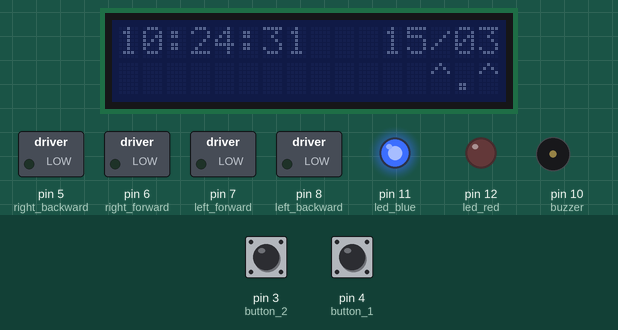
Recording of a sketch running on a simulated Arduino Uno, built with avr-gcc and run on an emulated ATmega328P. Parts: 16×2 character LCD, switched loads named in the sketch (green lamp = pin HIGH), output pins drawn as LEDs (lit = HIGH), buzzer (waves = sounding, pin HIGH). Wiring (inferred from the names in the program): DS1307 clock at I2C address 0x68. The inputs (shaded band) are chosen by the test bench; at power-on: pin 3 (button_2) HIGH, pin 4 (button_1) HIGH. The local clock reads 2024-03-15 10:24:30 at power-on unless the sketch sets it; random numbers use the default seed unless the sketch sets one; EEPROM starts erased; what the sketch prints to the serial monitor is not drawn.

Above: at 1.2 s.
1.3 s: pin 3 (button_2) pulled LOW for 0.15 s
At 2.9 s:
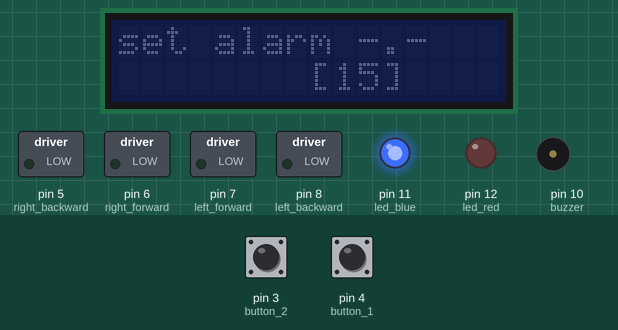
3.4 s: pin 3 (button_2) pulled LOW for 1 s
At 3.67 s:
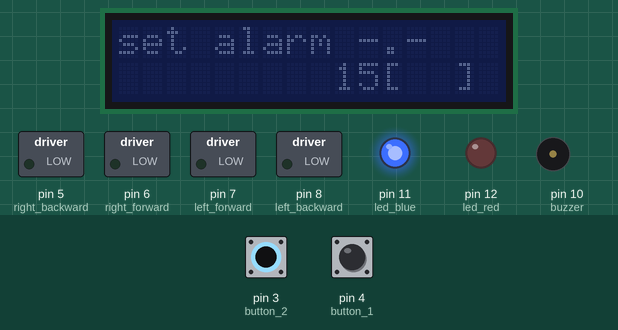
5.9 s: pin 4 (button_1) pulled LOW for 1 s
At 7.8 s:
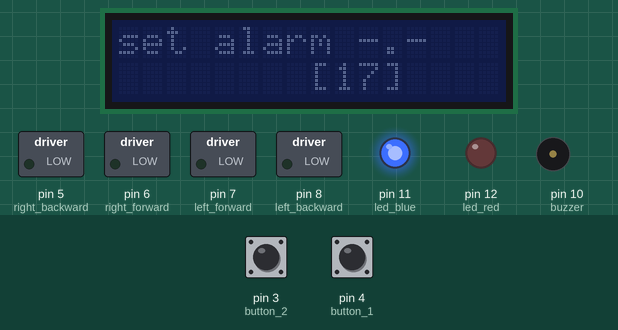
8.7 s: pin 4 (button_1) pulled LOW for 0.15 s
At 10.5 s:
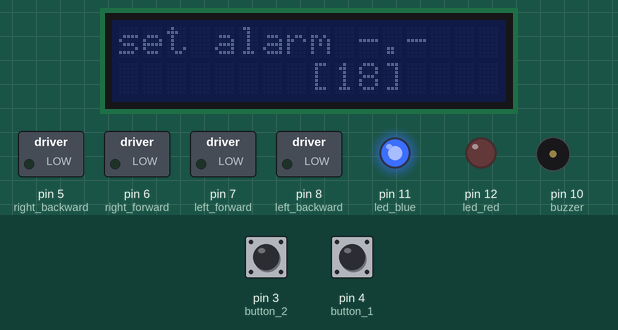
10.8 s: pin 3 (button_2) driven LOW and pin 4 (button_1) driven LOW
At 13.32 s:
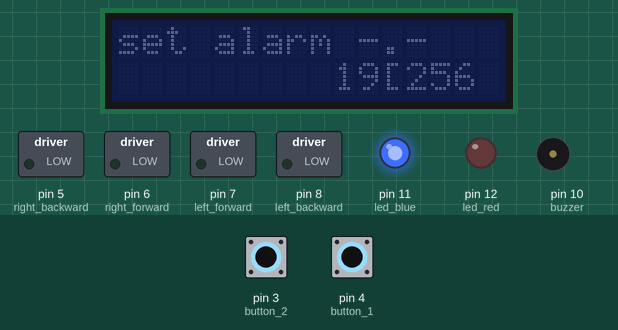
13.8 s: pin 3 (button_2) driven HIGH
At 14.8 s:
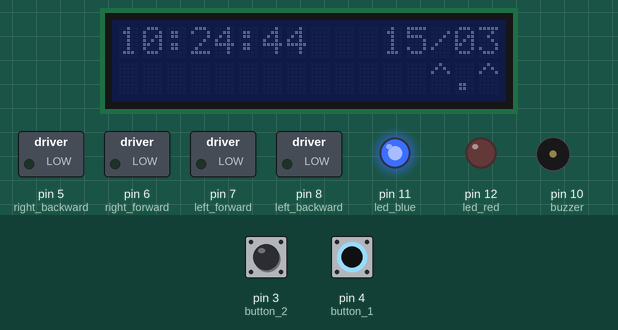
Timing chart, 0 to 16.8 s (numbered marks = the images above; inputs shaded):
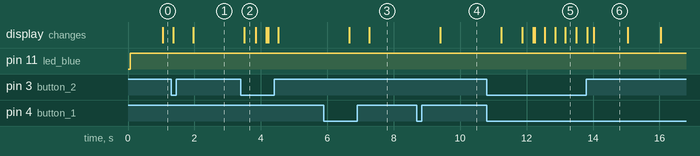

The sketch:

baothuc.ino
```cpp
// https://wokwi.com/projects/399424216918261761

// setup music
#include "pitches.h"
#include <EEPROM.h>
#define HOUR_ADRESS 0
#define MINUTE_ADRESS 1
#define ENABLE_ADRESS 2

typedef struct Alarm{
  bool enable ;
  byte hour_alarm ;
  byte minute_alarm ;
}Alarm ;


Alarm readAlarmEEPROM(){
  Alarm  alarm ;
    alarm.enable = EEPROM.read(ENABLE_ADRESS) ;
    alarm.hour_alarm = EEPROM.read(HOUR_ADRESS);
    alarm.minute_alarm = EEPROM.read(MINUTE_ADRESS);
    return alarm;
}


// Define pin 10 for buzzer, you can use any other digital pins (Pin 0-13)
 int buzzer = 10;

// Change to 0.5 for a slower version of the song, 1.25 for a faster version
const float songSpeed = 1.0;

// Defining frequency of each music note
#define NOTE_C4 262
#define NOTE_D4 294
#define NOTE_E4 330
#define NOTE_F4 349
#define NOTE_G4 392
#define NOTE_A4 440
#define NOTE_B4 494
#define NOTE_C5 523
#define NOTE_D5 587
#define NOTE_E5 659
#define NOTE_F5 698
#define NOTE_G5 784
#define NOTE_A5 880
#define NOTE_B5 988

// Music notes of the song, 0 is a rest/pulse
int notes[] = {
    NOTE_E4, NOTE_G4, NOTE_A4, NOTE_A4, 0,
    NOTE_A4, NOTE_B4, NOTE_C5, NOTE_C5, 0,
    NOTE_C5, NOTE_D5, NOTE_B4, NOTE_B4, 0,
    NOTE_A4, NOTE_G4, NOTE_A4, 0,

    NOTE_E4, NOTE_G4, NOTE_A4, NOTE_A4, 0,
    NOTE_A4, NOTE_B4, NOTE_C5, NOTE_C5, 0,
    NOTE_C5, NOTE_D5, NOTE_B4, NOTE_B4, 0,
    NOTE_A4, NOTE_G4, NOTE_A4, 0,

    NOTE_E4, NOTE_G4, NOTE_A4, NOTE_A4, 0,
    NOTE_A4, NOTE_C5, NOTE_D5, NOTE_D5, 0,
    NOTE_D5, NOTE_E5, NOTE_F5, NOTE_F5, 0,
    NOTE_E5, NOTE_D5, NOTE_E5, NOTE_A4, 0,

    NOTE_A4, NOTE_B4, NOTE_C5, NOTE_C5, 0,
    NOTE_D5, NOTE_E5, NOTE_A4, 0,
    NOTE_A4, NOTE_C5, NOTE_B4, NOTE_B4, 0,
    NOTE_C5, NOTE_A4, NOTE_B4, 0,

    NOTE_A4, NOTE_A4,
    //Repeat of first part
    NOTE_A4, NOTE_B4, NOTE_C5, NOTE_C5, 0,
    NOTE_C5, NOTE_D5, NOTE_B4, NOTE_B4, 0,
    NOTE_A4, NOTE_G4, NOTE_A4, 0,

    NOTE_E4, NOTE_G4, NOTE_A4, NOTE_A4, 0,
    NOTE_A4, NOTE_B4, NOTE_C5, NOTE_C5, 0,
    NOTE_C5, NOTE_D5, NOTE_B4, NOTE_B4, 0,
    NOTE_A4, NOTE_G4, NOTE_A4, 0,

    NOTE_E4, NOTE_G4, NOTE_A4, NOTE_A4, 0,
    NOTE_A4, NOTE_C5, NOTE_D5, NOTE_D5, 0,
    NOTE_D5, NOTE_E5, NOTE_F5, NOTE_F5, 0,
    NOTE_E5, NOTE_D5, NOTE_E5, NOTE_A4, 0,

    NOTE_A4, NOTE_B4, NOTE_C5, NOTE_C5, 0,
    NOTE_D5, NOTE_E5, NOTE_A4, 0,
    NOTE_A4, NOTE_C5, NOTE_B4, NOTE_B4, 0,
    NOTE_C5, NOTE_A4, NOTE_B4, 0,
    //End of Repeat

    NOTE_E5, 0, 0, NOTE_F5, 0, 0,
    NOTE_E5, NOTE_E5, 0, NOTE_G5, 0, NOTE_E5, NOTE_D5, 0, 0,
    NOTE_D5, 0, 0, NOTE_C5, 0, 0,
    NOTE_B4, NOTE_C5, 0, NOTE_B4, 0, NOTE_A4,

    NOTE_E5, 0, 0, NOTE_F5, 0, 0,
    NOTE_E5, NOTE_E5, 0, NOTE_G5, 0, NOTE_E5, NOTE_D5, 0, 0,
    NOTE_D5, 0, 0, NOTE_C5, 0, 0,
    NOTE_B4, NOTE_C5, 0, NOTE_B4, 0, NOTE_A4};

// Durations (in ms) of each music note of the song
// Quarter Note is 250 ms when songSpeed = 1.0
int durations[] = {
    125, 125, 250, 125, 125,
    125, 125, 250, 125, 125,
    125, 125, 250, 125, 125,
    125, 125, 375, 125,

    125, 125, 250, 125, 125,
    125, 125, 250, 125, 125,
    125, 125, 250, 125, 125,
    125, 125, 375, 125,

    125, 125, 250, 125, 125,
    125, 125, 250, 125, 125,
    125, 125, 250, 125, 125,
    125, 125, 125, 250, 125,

    125, 125, 250, 125, 125,
    250, 125, 250, 125,
    125, 125, 250, 125, 125,
    125, 125, 375, 375,

    250, 125,
    //Rpeat of First Part
    125, 125, 250, 125, 125,
    125, 125, 250, 125, 125,
    125, 125, 375, 125,

    125, 125, 250, 125, 125,
    125, 125, 250, 125, 125,
    125, 125, 250, 125, 125,
    125, 125, 375, 125,

    125, 125, 250, 125, 125,
    125, 125, 250, 125, 125,
    125, 125, 250, 125, 125,
    125, 125, 125, 250, 125,

    125, 125, 250, 125, 125,
    250, 125, 250, 125,
    125, 125, 250, 125, 125,
    125, 125, 375, 375,
    //End of Repeat

    250, 125, 375, 250, 125, 375,
    125, 125, 125, 125, 125, 125, 125, 125, 375,
    250, 125, 375, 250, 125, 375,
    125, 125, 125, 125, 125, 500,

    250, 125, 375, 250, 125, 375,
    125, 125, 125, 125, 125, 125, 125, 125, 375,
    250, 125, 375, 250, 125, 375,
    125, 125, 125, 125, 125, 500};
#include<Wire.h>
#include <LiquidCrystal_I2C.h>

//#include "sound.h"

LiquidCrystal_I2C lcd(0x27, 16, 2); // Địa chỉ I2C là 0x27, 16 cột và 2 hàng

/* Địa chỉ của DS1307 */
const byte DS1307 = 0x68;
/* Số byte dữ liệu sẽ đọc từ DS1307 */
const byte NumberOfFields = 7;

/* khai báo các biến thời gian */
int second, minute, hour, day, wday, month, year;

const int right_forward = 6 ;
const int right_backward = 5 ;
const int left_forward = 7 ;
const int left_backward = 8 ;
const int led_blue = 11  ;
const int led_red = 12 ;


int hour_main  ;
int minute_main ;

const int button_1 = 4  ;
const int button_2 = 3 ;
const int button_3 = 2 ;


int check ;

 Alarm alarm ;
void setup(){
Serial.begin(9600);
  alarm = readAlarmEEPROM();
  Serial.println("infor");
  Serial.println(alarm.enable);
  Serial.println(alarm.hour_alarm);
  Serial.println(alarm.minute_alarm);

  if ( alarm.enable == 1 ){
    hour_main = alarm.hour_alarm ;
    minute_main = alarm.minute_alarm;
  }
  //if ( hour_main ==  255)hour_main = 48 ;
  Wire.begin();
  /* cài đặt thời gian cho module */
  //setTime(12, 27 , 25, 7, 2, 6, 24); // 12:30:45 CN 08-02-2015


  pinMode(right_forward , OUTPUT);
  pinMode(left_forward , OUTPUT);
  pinMode(right_backward , OUTPUT);
  pinMode(left_backward , OUTPUT);
  pinMode(led_blue , OUTPUT);
  pinMode(led_red, OUTPUT);
  pinMode(buzzer, OUTPUT);

  lcd.init();

  pinMode(button_3, INPUT_PULLUP);
  pinMode(button_2, INPUT_PULLUP);
  pinMode(button_1 , INPUT_PULLUP);

  pinMode(led_blue, OUTPUT);
  check = 0 ;
  //Serial.println(hour_main);

}
// layout

class Status {
  //setup();
  public:
  void normal();
  void getup_status1();
  void getup_status2();
  void Alarm(int x, int y);
  void mode();
};


void Status::normal(){
  stop();
  lcd.noBacklight();
  XY(0, 0);  // Di chuyển con trỏ đến vị trí (0, 0)
  if ( hour < 10 ){
    lcd.print(0);
    XY(1,0);
  }
  lcd.print(hour);
  XY(2,0);
  lcd.print(":");
  XY(3,0);
  if(minute < 10 ){
    lcd.print(0);
    XY(4, 0);}
  lcd.print(minute);
  XY(5,0);
  lcd.print(":");
  XY(6, 0);
  if(second < 10 ){
    lcd.print(0);
    XY(7, 0);}
  lcd.print(second);

  int location = 11;
  XY(location,0);
  if(day < 10 ){
    lcd.print(0);
    XY(location+1, 0);}
  lcd.print(day);
  XY(location+2,0);
  lcd.print("/");
  XY(location+3,0);
  if(month < 10 ){
    lcd.print(0);
    XY(location+4, 0);}
  lcd.print(month);
  XY(location+5,0);


}


void Status::getup_status1(){

  lcd.backlight();
  XY(0, 1);
  lcd.print("                ");
  XY(4, 1);
  lcd.print("GET UP !!!");
  sound();
  /*digitalWrite(buzzer, 1);
    GO(0);
    stop();
    GO(1);
    stop();
    GO(-1);
    stop();*/
}

void Status::getup_status2(){
  //sound();
  lcd.backlight();
  lcd.print("                ");
  XY(0, 1);
  lcd.print("Have a good day! ");
  delay(2000);
  XY(0, 1);
  lcd.print("                ");

}

void Status::Alarm(int x, int y){
  XY(x,y);
  lcd.print("                           ");
  lcd.print("Alarm  ");

  int location = 7  ;
  XY( location, 1);
  if ( hour_main < 10){
    lcd.print(0);
    XY(location + 1, 1);
  }
  lcd.print(hour_main);
  XY(location+ 2, 1);
  lcd.print(":");
  XY(location + 3, 1);
  if ( minute_main < 10){
    lcd.print(0);
    XY(location+4, 1);

  }
  lcd.print(minute_main);
}

void Status::mode(){
  XY(0,0);
  lcd.print("                ");
  XY(0,1);
  lcd.print("                ");
  int time =  300 ;
  XY(0,0);
  lcd.print("set alarm -.-");
  XY(1,1);
  //if ( hour_main != 255 ){
  int hour= hour_main; int minute= minute_main;
  int hour_location = 9 ; int minute_location = 12 ;
    XY(hour_location-1, 1 );
    lcd.print("[");
    XY(hour_location+2, 1);
    lcd.print("]");
  while(true){
    delay(time);
    if ( hour < 10 ){
      XY(hour_location , 1);
      lcd.print(" ");
      XY(hour_location+1, 1);
    }else XY(hour_location , 1);
    if ( hour != 255)lcd.print(hour);else lcd.print("  ");
    if ( minute < 10 ){
      XY(minute_location , 1);
      lcd.print(0);
      XY(minute_location+1, 1);
    }else XY(minute_location , 1);;
    if ( minute != 255)lcd.print(minute);else lcd.print("  ");
    if(digitalRead(button_1) == 0){
      hour++;
      delay(time);
      }
    if(digitalRead(button_2) == 0)break ;
    hour = hour % 24 ;
  }
  XY(hour_location-1, 1 );
  lcd.print(" ");
  XY(hour_location+2, 1);
  lcd.print(" ");
  XY(minute_location-1, 1 );
  lcd.print("[");
  XY(minute_location+2, 1);
  lcd.print("]");
  while(true){
    delay(time);
    if ( minute < 10 ){
      XY(minute_location , 1);
      lcd.print(0);
      XY(minute_location+1, 1);
    }else XY(minute_location , 1);;
    if ( minute != 255)lcd.print(minute);else lcd.print("  ");
    if(digitalRead(button_1) == 0){
      minute++;
      delay(time);
    }
    if(digitalRead(button_2) == 0){
      break;
    }
    minute = minute % 60 ;
  }
  hour_main = hour ;
  minute_main = minute;
  XY(0,0);
  lcd.print("                ");
  XY(0,1);
  lcd.print("                ");
  if ( hour_main != 225 && minute_main != 225 ){
    byte h = hour ;
    byte m = minute ;
    //alarm.hour_alarm = h ;
    //alarm.minute_alarm = m ;
    EEPROM.write(HOUR_ADRESS , h);
    EEPROM.write(MINUTE_ADRESS , m);
  }
  delay(time);
//}
}

void loop(){
  Status status ;
  if ( digitalRead(button_2) == 1){digitalWrite(led_blue,1);}

  if( digitalRead(button_2) == 0)status.mode();
  if (minute!= minute_main && check == 2){
    check =0 ;
    XY(0, 1);
  }

    /* Đọc dữ liệu của DS1307 */
  readDS1307();

  status.normal();

  XY(13 , 1 );
  lcd.print("^.^");
  if ( hour == hour_main && minute == minute_main  && check == 0){
    check = 1;
    while( check == 1){
      status.getup_status1();

    if ( digitalRead(button_3) == 0 ){
      status.getup_status2();
      check = 2;
    }
    }
  }

}


void XY( int x , int y){
  lcd.setCursor(x, y);
}

// *** motor driver

void stop(){
  digitalWrite(right_backward,0);
  digitalWrite(right_forward, 0);
  digitalWrite(left_backward,0);
  digitalWrite(left_forward, 0);
}

void right(){
  digitalWrite(right_forward,1);
  digitalWrite(right_backward, 0);
  digitalWrite(left_forward,0);
  digitalWrite(left_backward, 0);
}

void left(){
  digitalWrite(right_forward,0);
  digitalWrite(right_backward, 0);
  digitalWrite(left_forward,1);
  digitalWrite(left_backward, 0);

}

void forward(){
  digitalWrite(right_forward,1);
  digitalWrite(right_backward, 0);
  digitalWrite(left_forward,1);
  digitalWrite(left_backward, 0);

}

void GO( int x ){
  digitalWrite(buzzer,1);
  int time = 500 ;
  if ( x == 0 ){
    digitalWrite(right_forward,1);
    digitalWrite(right_backward, 0);
    digitalWrite(left_forward,1);
    digitalWrite(left_backward, 0);
    delay(time);
    stop();
  }else {
    if ( x == 1 ) {
      digitalWrite(right_forward,1);
      digitalWrite(right_backward, 0);
      digitalWrite(left_forward,0);
      digitalWrite(left_backward, 0);
      delay(time);
      stop();
    }else {
      digitalWrite(right_forward,0);
      digitalWrite(right_backward, 0);
      digitalWrite(left_forward,1);
      digitalWrite(left_backward, 0);
      delay(time);
      stop();
    }
  }
  digitalWrite(buzzer,0);
}

// set time
void readDS1307()
{
        Wire.beginTransmission(DS1307);
        Wire.write((byte)0x00);
        Wire.endTransmission();
        Wire.requestFrom(DS1307, NumberOfFields);

        second = bcd2dec(Wire.read() & 0x7f);
        minute = bcd2dec(Wire.read() );
        hour   = bcd2dec(Wire.read() & 0x3f); // chế độ 24h.
        wday   = bcd2dec(Wire.read() );
        day    = bcd2dec(Wire.read() );
        month  = bcd2dec(Wire.read() );
        year   = bcd2dec(Wire.read() );
        year += 2000;
}
/* Chuyển từ format BCD (Binary-Coded Decimal) sang Decimal */
int bcd2dec(byte num)
{
        return ((num/16 * 10) + (num % 16));
}
/* Chuyển từ Decimal sang BCD */
int dec2bcd(byte num)
{
        return ((num/10 * 16) + (num % 10));
}
/* cài đặt thời gian cho DS1307 */
void setTime(byte hr, byte min, byte sec, byte wd, byte d, byte mth, byte yr)
{
        Wire.beginTransmission(DS1307);
        Wire.write(byte(0x00)); // đặt lại pointer
        Wire.write(dec2bcd(sec));
        Wire.write(dec2bcd(min));
        Wire.write(dec2bcd(hr));
        Wire.write(dec2bcd(wd)); // day of week: Sunday = 1, Saturday = 7
        Wire.write(dec2bcd(d));
        Wire.write(dec2bcd(mth));
        Wire.write(dec2bcd(yr));
        Wire.endTransmission();
}

// sound
void sound()
{  const int totalNotes = sizeof(notes) / sizeof(int);
  // Loop through each note
  for (int i = 0; i < totalNotes; i++)
  {
    if( i % 10 == 0){
      int ran = random(0,3);
      Serial.println(ran);
      //int d = ran % 3 ;
      switch(ran){
        case 0 :
        forward();
        break;
        case 1 :
        left();
        break;
        case 2 :
        right();
        break;
      }
    }
    const int currentNote = notes[i];
    //Serial.println(i);
    float wait = durations[i] / songSpeed;
    // Play tone if currentNote is not 0 frequency, otherwise pause (noTone)
    if (currentNote != 0)
    {
      tone(buzzer, notes[i], wait); // tone(pin, frequency, duration)
    }
    else
    {
      noTone(buzzer);
    }
    // delay is used to wait for tone to finish playing before moving to next loop
    delay(wait);

    if(digitalRead(button_3) == 0)break;
  }
} 
```

pitches.h
```cpp
/**************************************************
   This file defines constants with the frequency
   of different musical notes.
 *************************************************/

#define NOTE_B0  31
#define NOTE_C1  33
#define NOTE_CS1 35
#define NOTE_D1  37
#define NOTE_DS1 39
#define NOTE_E1  41
#define NOTE_F1  44
#define NOTE_FS1 46
#define NOTE_G1  49
#define NOTE_GS1 52
#define NOTE_A1  55
#define NOTE_AS1 58
#define NOTE_B1  62
#define NOTE_C2  65
#define NOTE_CS2 69
#define NOTE_D2  73
#define NOTE_DS2 78
#define NOTE_E2  82
#define NOTE_F2  87
#define NOTE_FS2 93
#define NOTE_G2  98
#define NOTE_GS2 104
#define NOTE_A2  110
#define NOTE_AS2 117
#define NOTE_B2  123
#define NOTE_C3  131
#define NOTE_CS3 139
#define NOTE_D3  147
#define NOTE_DS3 156
#define NOTE_E3  165
#define NOTE_F3  175
#define NOTE_FS3 185
#define NOTE_G3  196
#define NOTE_GS3 208
#define NOTE_A3  220
#define NOTE_AS3 233
#define NOTE_B3  247
#define NOTE_C4  262
#define NOTE_CS4 277
#define NOTE_D4  294
#define NOTE_DS4 311
#define NOTE_E4  330
#define NOTE_F4  349
#define NOTE_FS4 370
#define NOTE_G4  392
#define NOTE_GS4 415
#define NOTE_A4  440
#define NOTE_AS4 466
#define NOTE_B4  494
#define NOTE_C5  523
#define NOTE_CS5 554
#define NOTE_D5  587
#define NOTE_DS5 622
#define NOTE_E5  659
#define NOTE_F5  698
#define NOTE_FS5 740
#define NOTE_G5  784
#define NOTE_GS5 831
#define NOTE_A5  880
#define NOTE_AS5 932
#define NOTE_B5  988
#define NOTE_C6  1047
#define NOTE_CS6 1109
#define NOTE_D6  1175
#define NOTE_DS6 1245
#define NOTE_E6  1319
#define NOTE_F6  1397
#define NOTE_FS6 1480
#define NOTE_G6  1568
#define NOTE_GS6 1661
#define NOTE_A6  1760
#define NOTE_AS6 1865
#define NOTE_B6  1976
#define NOTE_C7  2093
#define NOTE_CS7 2217
#define NOTE_D7  2349
#define NOTE_DS7 2489
#define NOTE_E7  2637
#define NOTE_F7  2794
#define NOTE_FS7 2960
#define NOTE_G7  3136
#define NOTE_GS7 3322
#define NOTE_A7  3520
#define NOTE_AS7 3729
#define NOTE_B7  3951
#define NOTE_C8  4186
#define NOTE_CS8 4435
#define NOTE_D8  4699
#define NOTE_DS8 4978
```

Measured:
- after the input at 3.4 s, the display: changes after 0.11 s (image 2)
- after the input at 5.9 s, the display: first changes after 0.76 s (image 3 shows a later state)
- after the input at 8.7 s, the display: changes after 0.70 s (image 4)
- after the input at 10.8 s, the display: first changes after 0.43 s (image 5 shows a later state)
- what the display in image 6 shows lasts 1.0 s, from 14.0 s to 15.0 s
